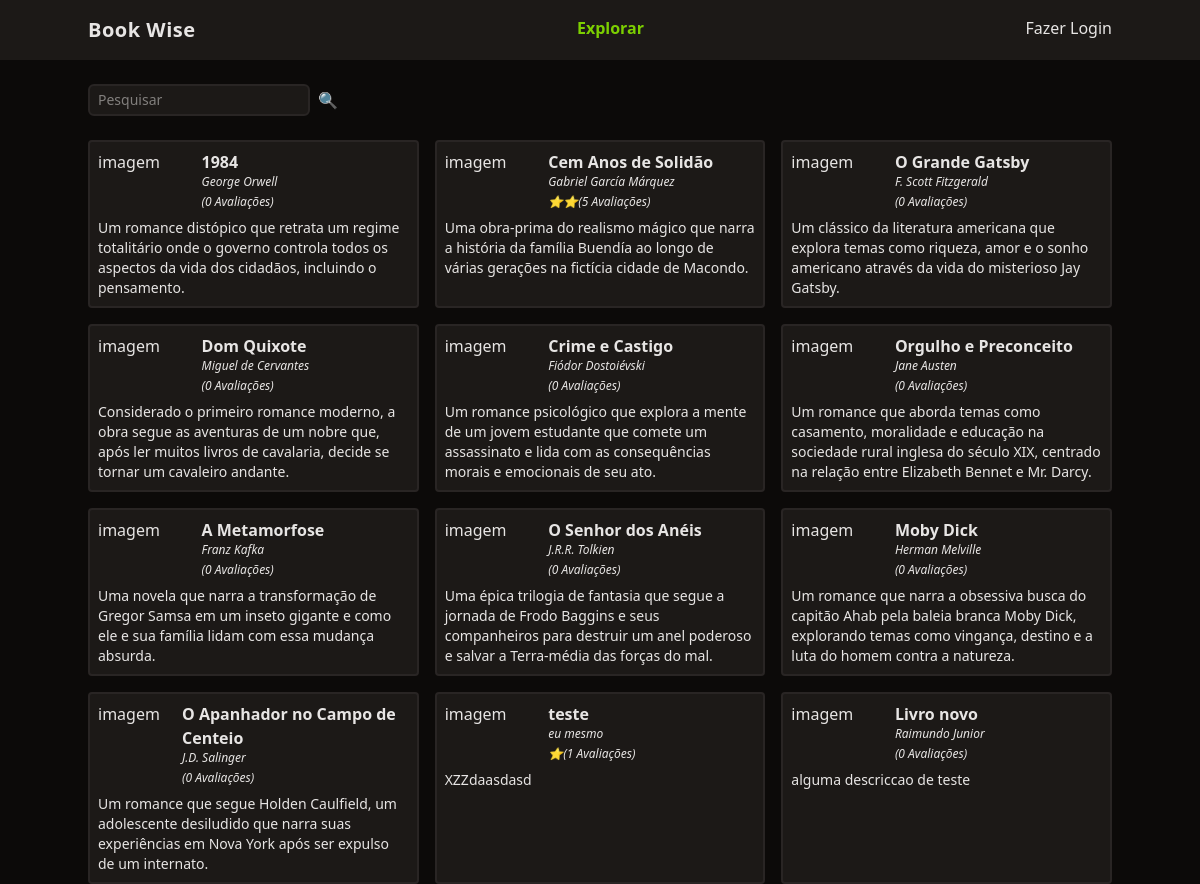
The page / on the database its author committed.
### tables this page shows
CREATE TABLE livros (
	id integer primary key,
  titulo varchar(255),
  autor varchar(255),
  descricao text,
  ano_de_lancamento integer,
  usuario_id integer,
  foreign key (usuario_id) references usuarios(id) on delete cascade
);

### functions.php (called while the page is built, shortened)
<?php
function view($view, $data = [])
{
    require 'views/template/app.php';
}
function config($chave = null)
{
    $config = require 'config.php';
    if (strlen($chave) > 0) {
        return $config[$chave];
    }
    return $config;
}
function auth()
{
    if (!isset($_SESSION['auth'])) {
        return null;
    }
    return $_SESSION['auth'];
}

### controllers/index.controller.php (called while the page is built)
<?php
$livros = Livro::all($_REQUEST['pesquisar'] ?? '');
view('index', compact('livros'));

### routes.php (called while the page is built, shortened)
<?php
$controller = str_replace('/', '', parse_url($_SERVER['REQUEST_URI'])['path']);
if (!$controller) $controller = 'index';
require "controllers/{$controller}.controller.php";

### index.php (called while the page is built, shortened)
<?php
require 'models/Livro.php';
require 'functions.php';
require 'database.php';
require "routes.php";

### config.php (called while the page is built)
<?php
return [
    'database' => [
        'driver' => 'sqlite',
        'database' => 'database.sqlite',
    ],
];

### database.php (called while the page is built, shortened)
<?php
class Database
{
    private $db;
    public function __construct($config)
    {
        $this->db = new PDO($this->getDsn($config));
    }
    private function getDsn($config)
    {
        $driver = $config['driver'];
        unset($config['driver']);
        $dsn = $driver . ':' . http_build_query($config, '', ';');
        if ($driver == 'sqlite') {
            $dsn = $driver . ":" . $config['database'];
        }
        return $dsn;
    }
    public function query($query, $class = null, $params = [])
    {
        $prepare = $this->db->prepare($query);
        if ($class) {
            $prepare->setFetchMode(PDO::FETCH_CLASS, $class);
        }
        $prepare->execute($params);
        return $prepare;
    }
}

### models/Livro.php (called while the page is built, shortened)
<?php
class Livro
{
    public function query($where, $params)
    {
        $database = new Database(config('database'));
        return $database->query("
            select
                l.id, l.titulo, l.autor, l.descricao, l.ano_de_lancamento,
                ifnull(round(sum(a.nota) / 5.0), 0) as nota_avaliacao,
                ifnull(count(a.id), 0) as count_avaliacoes
            from
                livros l
                left join avaliacoes a on a.livro_id = l.id
            where
                $where
            group by
                l.id,
                l.titulo,
                l.autor,
                l.descricao,
                l.ano_de_lancamento
            ", self::class, $params);
    }
    public static function all($filtro = '')
    {
        return (new self)->query('titulo like :filtro', ['filtro' => "%$filtro%"])->fetchAll();
    }
}

### views/partials/_livro.php (the view, shortened to what this page needs)
<div class="bg-stone-900 p-2 rounded border-stone-800 border-2">
    <div class="flex">
        <div class="w-1/3">imagem</div>
        <div class="space-y-1">
            <a href="livro?id=<?= $livro->id ?>" class="font-semibold hover:underline"><?= $livro->titulo ?></a>
            <div class="text-xs italic"><?= $livro->autor ?></div>
            <div class="text-xs italic"><?= str_repeat('⭐', $livro->nota_avaliacao) ?>(<?= $livro->count_avaliacoes ?> Avaliações)</div>
        </div>
    </div>
    <div class="text-sm mt-2">
        <?= $livro->descricao ?>
    </div>
</div>

### views/template/app.php (shortened to what this page needs)
<!DOCTYPE html>
<html lang="en">
<head>
    <script src="https://unpkg.com/@tailwindcss/browser@4"></script>
</head>
<body class="bg-stone-950 text-stone-200">
    <header class="bg-stone-900">
        <nav class="mx-auto max-w-screen-lg flex justify-between py-4">
            <div class="font-bold text-xl tracking-wide">Book Wise</div>
            <ul class="flex space-x-4 font-bold">
                <li><a href="/" class="text-lime-500">Explorar</a></li>
            </ul>
            <ul>
                <?php if (auth()): ?>
                    <li><a href="/logout" class="hover:underline">Oi, <?= auth()->nome ?></a></li>
                <?php else: ?>
                    <li><a href="/login" class="hover:underline">Fazer Login</a></li>
                <?php endif; ?>
            </ul>
        </nav>
    </header>
    <main class="mx-auto max-w-screen-lg space-y-6">
        <?php require "views/{$view}.view.php";  ?>
    </main>
</body>
</html>

### views/index.view.php
<form action="" class="w-full flex space-x-2 mt-6">
    <input type="text" name="pesquisar" class="border-stone-800 border-2 rounded-md bg-stone-900 text-sm focus:outline-none px-2 py-1" placeholder="Pesquisar" name="pesquisar" id="">
    <button type="submit">🔍</button>
</form>
<section class="grid grid-cols-1 md:grid-cols-2 lg:grid-cols-3  gap-4">
    <?php foreach ($livros as $livro) {
        require 'partials/_livro.php';
    } ?>
</section>

### rows shown on the page
livros: titulo "1984", autor "George Orwell", count_avaliacoes "0", descricao "Um romance distópico que retrata um regime totalitário onde o governo controla todos os aspectos da vida dos cidadãos, incluindo o pensamento."
livros: titulo "Cem Anos de Solidão", autor "Gabriel García Márquez", nota_avaliacao "⭐⭐", count_avaliacoes "5", descricao "Uma obra-prima do realismo mágico que narra a história da família Buendía ao longo de várias gerações na fictícia cidade de Macondo."
livros: titulo "O Grande Gatsby", autor "F. Scott Fitzgerald", count_avaliacoes "0", descricao "Um clássico da literatura americana que explora temas como riqueza, amor e o sonho americano através da vida do misterioso Jay Gatsby."
livros: titulo "Dom Quixote", autor "Miguel de Cervantes", count_avaliacoes "0", descricao "Considerado o primeiro romance moderno, a obra segue as aventuras de um nobre que, após ler muitos livros de cavalaria, decide se tornar um cavaleiro andante."
livros: titulo "Crime e Castigo", autor "Fiódor Dostoiévski", count_avaliacoes "0", descricao "Um romance psicológico que explora a mente de um jovem estudante que comete um assassinato e lida com as consequências morais e emocionais de seu ato."
livros: titulo "Orgulho e Preconceito", autor "Jane Austen", count_avaliacoes "0", descricao "Um romance que aborda temas como casamento, moralidade e educação na sociedade rural inglesa do século XIX, centrado na relação entre Elizabeth Bennet e Mr. Darcy."
livros: titulo "A Metamorfose", autor "Franz Kafka", count_avaliacoes "0", descricao "Uma novela que narra a transformação de Gregor Samsa em um inseto gigante e como ele e sua família lidam com essa mudança absurda."
livros: titulo "O Senhor dos Anéis", autor "J.R.R. Tolkien", count_avaliacoes "0", descricao "Uma épica trilogia de fantasia que segue a jornada de Frodo Baggins e seus companheiros para destruir um anel poderoso e salvar a Terra-média das forças do mal."
livros: titulo "Moby Dick", autor "Herman Melville", count_avaliacoes "0", descricao "Um romance que narra a obsessiva busca do capitão Ahab pela baleia branca Moby Dick, explorando temas como vingança, destino e a luta do homem contra a natureza."
livros: titulo "O Apanhador no Campo de Centeio", autor "J.D. Salinger", count_avaliacoes "0", descricao "Um romance que segue Holden Caulfield, um adolescente desiludido que narra suas experiências em Nova York após ser expulso de um internato."
livros: titulo "teste", autor "eu mesmo", nota_avaliacao "⭐", count_avaliacoes "1", descricao "XZZdaasdasd"
livros: titulo "Livro novo", autor "Raimundo Junior", count_avaliacoes "0", descricao "alguma descriccao de teste"
